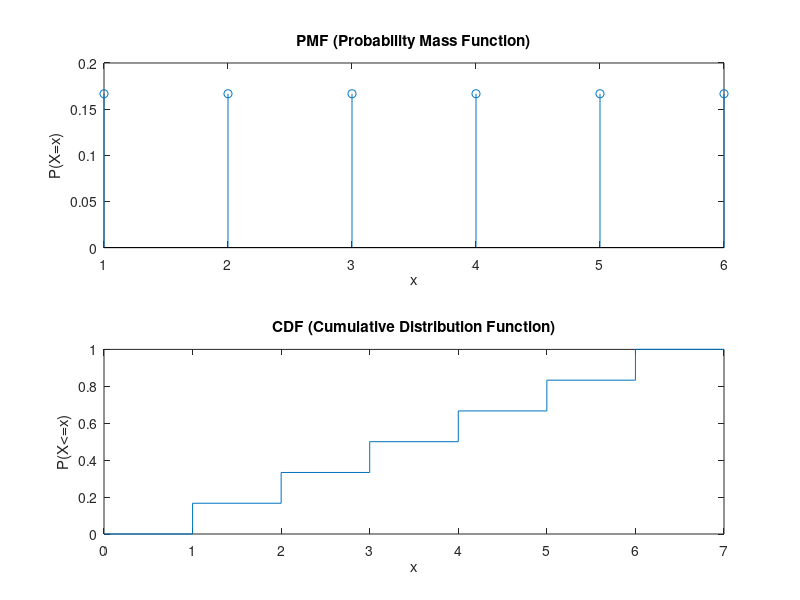
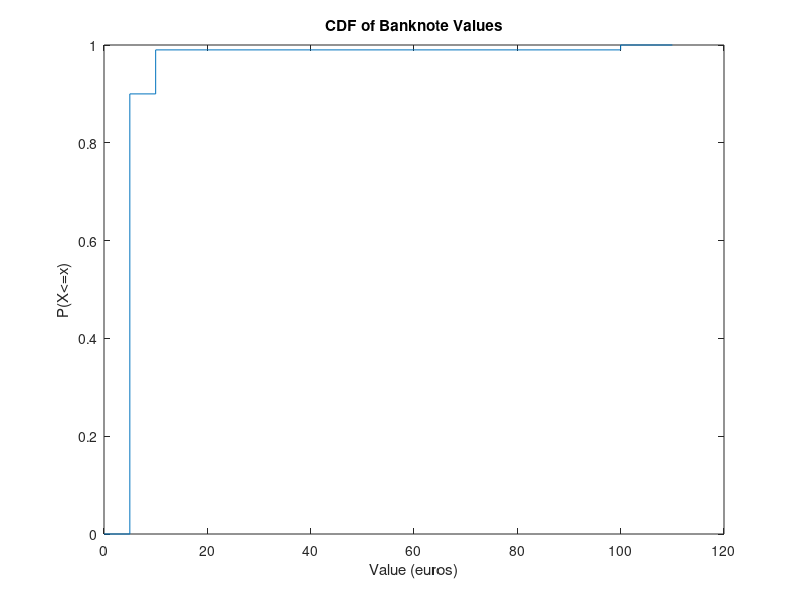
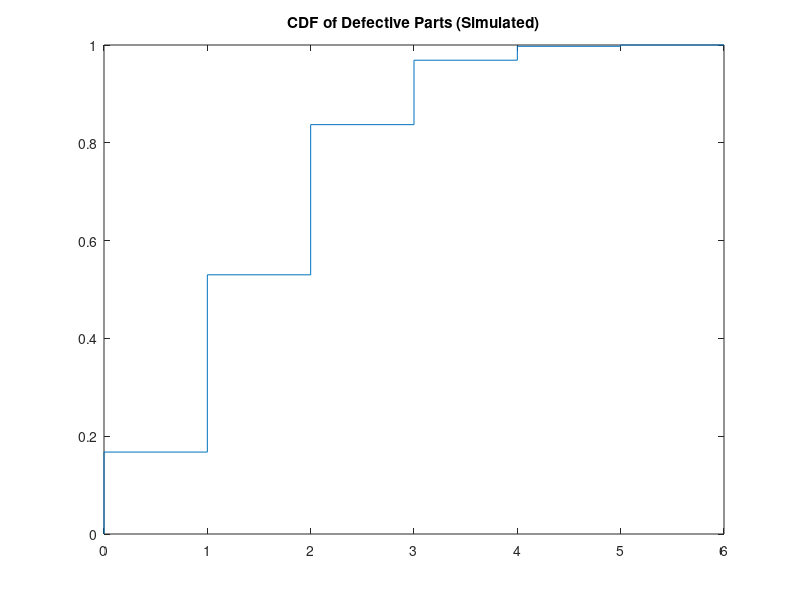
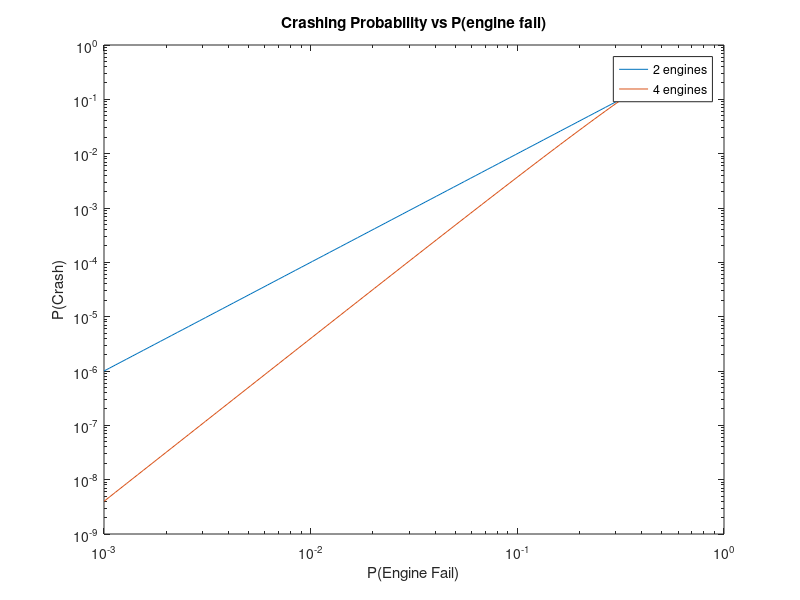

Here is the MATLAB script that generated these plots, in order: (Note: this script raises an error after producing the figures.)
%% MPECI - GUIÃO 2 (Resolução 100% Completa)

N = 1e5; % Número de simulações genérico

%% 1. Random Variable X (Die roll)
X = 1:6;
pmf_1 = ones(1,6)/6;
figure('Name', 'Task 2.1 - PMF and CDF of a Die');
subplot(2,1,1); stem(X, pmf_1); title('PMF (Probability Mass Function)');
xlabel('x'); ylabel('P(X=x)');
subplot(2,1,2); stairs([0 X 7], [0 cumsum(pmf_1) 1]); title('CDF (Cumulative Distribution Function)');
xlabel('x'); ylabel('P(X<=x)');

%% 2. Banknotes Box (90 of 5, 9 of 10, 1 of 100)
% (a) Sample space S = {taking any of the 100 banknotes}. P(any specific banknote) = 1/100.
% (b) RV X = value of the banknote.
X2 = [5, 10, 100];
pmf_2 = [90/100, 9/100, 1/100];
fprintf('Task 2.2(b) - PMF: P(X=5)=%.2f, P(X=10)=%.2f, P(X=100)=%.2f\n', pmf_2);
% (c) CDF
figure('Name', 'Task 2.2 - CDF Banknotes');
stairs([0 X2 110], [0 cumsum(pmf_2) 1]); title('CDF of Banknote Values');
xlabel('Value (euros)'); ylabel('P(X<=x)');

%% 3. 4 Balanced Coins (X = number of heads)
n = 4; p = 0.5; X3 = 0:4;
% (a) Estimate PMF by simulation
sim_tosses = sum(rand(n, N) < p);
sim_pmf_3 = arrayfun(@(k) sum(sim_tosses==k)/N, X3);
fprintf('\nTask 2.3(a) - Sim. PMF: '); disp(sim_pmf_3);
% (b) Estimate Expected Value, Variance, Std Dev
sim_E = mean(sim_tosses);
sim_Var = var(sim_tosses);
sim_Std = std(sim_tosses);
fprintf('Task 2.3(b) - Sim: E[X]=%.4f, Var[X]=%.4f, Std[X]=%.4f\n', sim_E, sim_Var, sim_Std);
% (c) X follows a Binomial Distribution. Expression: P(X=k) = nchoosek(n,k) * p^k * (1-p)^(n-k)
% (d) Calculate theor PMF
theor_pmf_3 = arrayfun(@(k) nchoosek(n,k)*p^k*(1-p)^(n-k), X3);
fprintf('Task 2.3(d) - Theor PMF: '); disp(theor_pmf_3);
% (e) Theor E[X] = n*p, Var[X] = n*p*(1-p)
theor_E = n*p; theor_Var = n*p*(1-p);
fprintf('Task 2.3(e) - Theor: E[X]=%.4f, Var[X]=%.4f\n', theor_E, theor_Var);
% (f) Probabilities based on theoretical PMF
prob_i = sum(theor_pmf_3(3:5)); % X=2,3,4
prob_ii = sum(theor_pmf_3(1:2)); % X=0,1
prob_iii = sum(theor_pmf_3(2:4)); % X=1,2,3
fprintf('Task 2.3(f) - P(>=2): %.4f | P(<=1): %.4f | P(between 1 and 3): %.4f\n', prob_i, prob_ii, prob_iii);

%% 4. (Optional) Manufacturing process (30% defective, 5 parts)
n4 = 5; p4 = 0.3; X4 = 0:5;
% (a) Estimate by simulation
sim_parts = sum(rand(n4, N) < p4);
sim_pmf_4 = arrayfun(@(k) sum(sim_parts==k)/N, X4);
fprintf('\nTask 2.4(a.i) - Sim PMF: '); disp(sim_pmf_4);
figure('Name', 'Task 2.4 - CDF Defective Parts');
stairs([0 X4 6], [0 cumsum(sim_pmf_4) 1]); title('CDF of Defective Parts (Simulated)');
fprintf('Task 2.4(a.iii) - Sim. P(at most 2 def): %.4f\n', sum(sim_pmf_4(1:3)));
% (b) Compute theoretically
theor_pmf_4 = arrayfun(@(k) nchoosek(n4,k)*p4^k*(1-p4)^(n4-k), X4);
fprintf('Task 2.4(b.ii) - Theor P(at most 2 def): %.4f\n', sum(theor_pmf_4(1:3)));

%% 5. (Optional) Airplane engines (Binomial)
% Plane crashes if > half of engines fail.
p_fail = logspace(-3, log10(0.5), 100);
P_crash_2 = p_fail.^2; % 2 engines: crashes if 2 fail
P_crash_4 = arrayfun(@(p) sum(arrayfun(@(k) nchoosek(4,k)*p^k*(1-p)^(4-k), 3:4)), p_fail); % 4 engines: crashes if 3 or 4 fail
figure('Name', 'Task 2.5 - Airplane Crash Prob');
loglog(p_fail, P_crash_2, p_fail, P_crash_4);
legend('2 engines', '4 engines'); title('Crashing Probability vs P(engine fail)');
xlabel('P(Engine Fail)'); ylabel('P(Crash)');

%% 6. Binomial vs Poisson (BER = 10^-5)
p6 = 1e-5;
% (a) 100 Bytes (800 bits) without errors
n6a = 800; lambda_a = n6a * p6;
p0_bin_a = (1-p6)^n6a;
p0_poi_a = exp(-lambda_a);
fprintf('\nTask 2.6(a) - P(0 err in 100B): Binomial=%.6f, Poisson=%.6f\n', p0_bin_a, p0_poi_a);
% (b) 1000 Bytes (8000 bits) >= 2 errors
n6b = 8000; lambda_b = n6b * p6;
p_lt2_bin = (1-p6)^n6b + n6b*p6*(1-p6)^(n6b-1);
p_lt2_poi = exp(-lambda_b) * (1 + lambda_b);
fprintf('Task 2.6(b) - P(>=2 err in 1000B): Binomial=%.6f, Poisson=%.6f\n', 1 - p_lt2_bin, 1 - p_lt2_poi);

%% 7. Email Server (Poisson)
% Average 5 messages/sec
% (a) < 10 messages in 2 seconds (lambda = 10)
lambda_7a = 10;
theor_7a = sum(arrayfun(@(k) exp(-lambda_7a)*lambda_7a^k/factorial(k), 0:9));
sim_7a = sum(poissrnd(lambda_7a, 1, N) < 10) / N;
fprintf('\nTask 2.7(a) - P(<10 in 2s): Theor=%.4f, Sim=%.4f\n', theor_7a, sim_7a);
% (b) > 30 messages in 5 seconds (lambda = 25)
lambda_7b = 25;
theor_7b = 1 - sum(arrayfun(@(k) exp(-lambda_7b)*lambda_7b^k/factorial(k), 0:30));
sim_7b = sum(poissrnd(lambda_7b, 1, N) > 30) / N;
fprintf('Task 2.7(b) - P(>30 in 5s): Theor=%.4f, Sim=%.4f\n', theor_7b, sim_7b);

%% 8. Exponential lambda=1
lambda8 = 1;
figure('Name', 'Task 2.8 - Exponential Distribution');
x_vals = 0:0.1:10;
plot(x_vals, exppdf(x_vals, 1/lambda8), 'LineWidth', 2); hold on;
hist_data = exprnd(1/lambda8, 1, 1e5); % 10^5 random values
histogram(hist_data, 100, 'Normalization', 'pdf');
title('Exponential Distribution PDF vs Histogram');

%% 9. Exponential lambda=0.2 (Memoryless)
lambda9 = 0.2;
gen9 = exprnd(1/lambda9, 1, 1e5);
% (a) Average
fprintf('\nTask 2.9(a) - Sim Mean=%.4f | Theor Mean=%.4f\n', mean(gen9), 1/lambda9);
% (b) Memoryless property: P(X > s+t | X > t) = P(X > s)
s = 2; t = 3;
P_gt_s = sum(gen9 > s) / 1e5;
P_gt_s_plus_t_given_gt_t = sum(gen9 > (s+t)) / sum(gen9 > t);
fprintf('Task 2.9(b) - P(X>2)=%.4f | P(X>5 | X>3)=%.4f (Matches!)\n', P_gt_s, P_gt_s_plus_t_given_gt_t);

%% 10. Exponential Minimum X and Y
lx = 0.4; ly = 0.1;
X10 = exprnd(1/lx, 1, 1e5);
Y10 = exprnd(1/ly, 1, 1e5);
sim_10 = sum(X10 < Y10) / 1e5;
theor_10 = lx / (lx + ly);
fprintf('\nTask 2.10 - Sim P(X<Y)=%.4f | Theor lx/(lx+ly)=%.4f\n', sim_10, theor_10);

%% 11. (Optional) Typographical errors
% lambda = 0.02 per page, 100 pages -> lambda_total = 2
lambda11 = 2;
p_11 = exp(-lambda11) * (1 + lambda11); % P(X=0) + P(X=1)
fprintf('Task 2.11 - Prob at most 1 typo in 100 pages: %.4f\n', p_11);

%% 12. Gaussian / Normal (Students in course)
mu12 = 100; sig12 = 10;
% (a) Simulation
sim_norm = randn(1, 1e5) * sig12 + mu12;
sim_n5 = sum(sim_norm <= 5 * 20) / 1e5;
sim_n6 = sum(sim_norm <= 6 * 20) / 1e5;
sim_n7 = sum(sim_norm <= 7 * 20) / 1e5;
% (b) Theoretical
theo_n5 = normcdf(5 * 20, mu12, sig12);
theo_n6 = normcdf(6 * 20, mu12, sig12);
theo_n7 = normcdf(7 * 20, mu12, sig12);
fprintf('\nTask 2.12 - Prob classes enough:\n');
fprintf('  n=5 (cap 100): Sim=%.4f, Theor=%.4f\n', sim_n5, theo_n5);
fprintf('  n=6 (cap 120): Sim=%.4f, Theor=%.4f\n', sim_n6, theo_n6);
fprintf('  n=7 (cap 140): Sim=%.4f, Theor=%.4f\n', sim_n7, theo_n7);

%% 13. Cookies (i.i.d.)
mu13 = 20; var13 = 9; n13 = 100;
% (a) Compute theoretical E[Sn] and Var[Sn]
E_Sn = n13 * mu13;
Var_Sn = n13 * var13;
fprintf('\nTask 2.13(a) - E[S100]=%.2f, Var[S100]=%.2f\n', E_Sn, Var_Sn);
% (b) Upper bound P(X >= 30) using Markov (Mean only)
fprintf('Task 2.13(b) - Markov Bound P(X>=30) <= E[X]/30 = %.4f\n', mu13/30);
% (c) Bound P(|X-20| > 10) using Chebyshev (Mean and Var)
fprintf('Task 2.13(c) - Chebyshev Bound P(|X-20|>10) <= Var/10^2 = %.4f\n', var13/100);
% (d) Estimate P(1970 < S100 < 2030) using CLT (Normcdf)
p_13d = normcdf(2030, E_Sn, sqrt(Var_Sn)) - normcdf(1970, E_Sn, sqrt(Var_Sn));
fprintf('Task 2.13(d) - P(1970 < S100 < 2030) = %.4f\n', p_13d);
